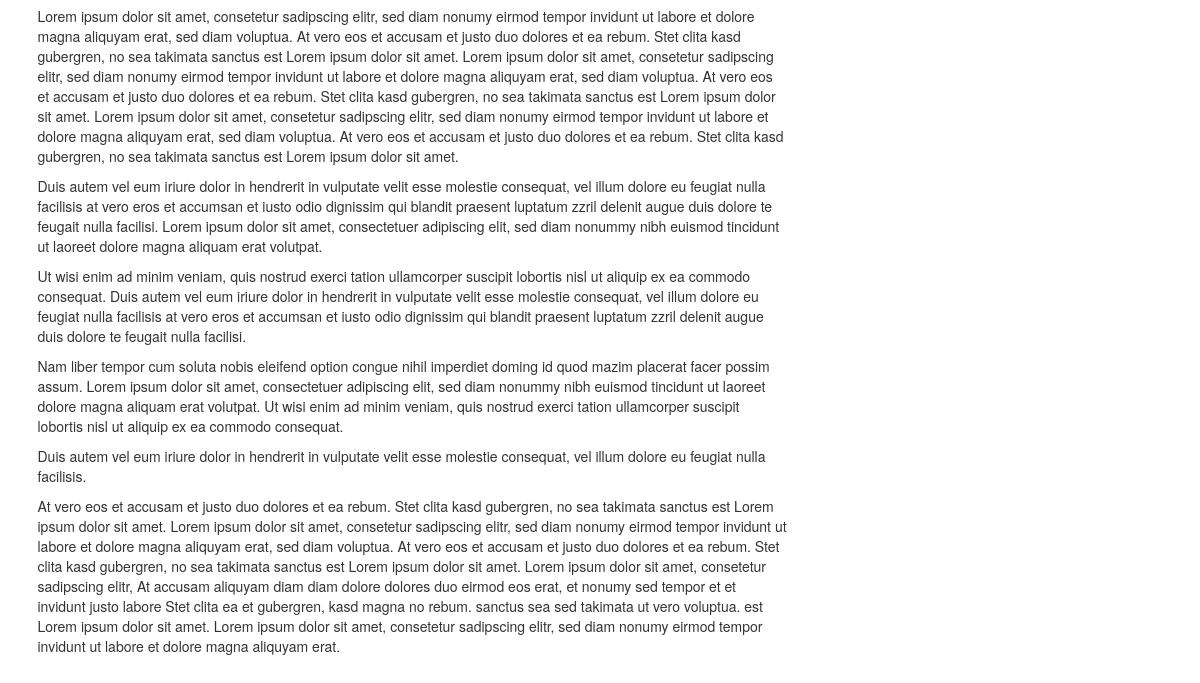
/ (lower part), run on an earlier commit of the app's database.
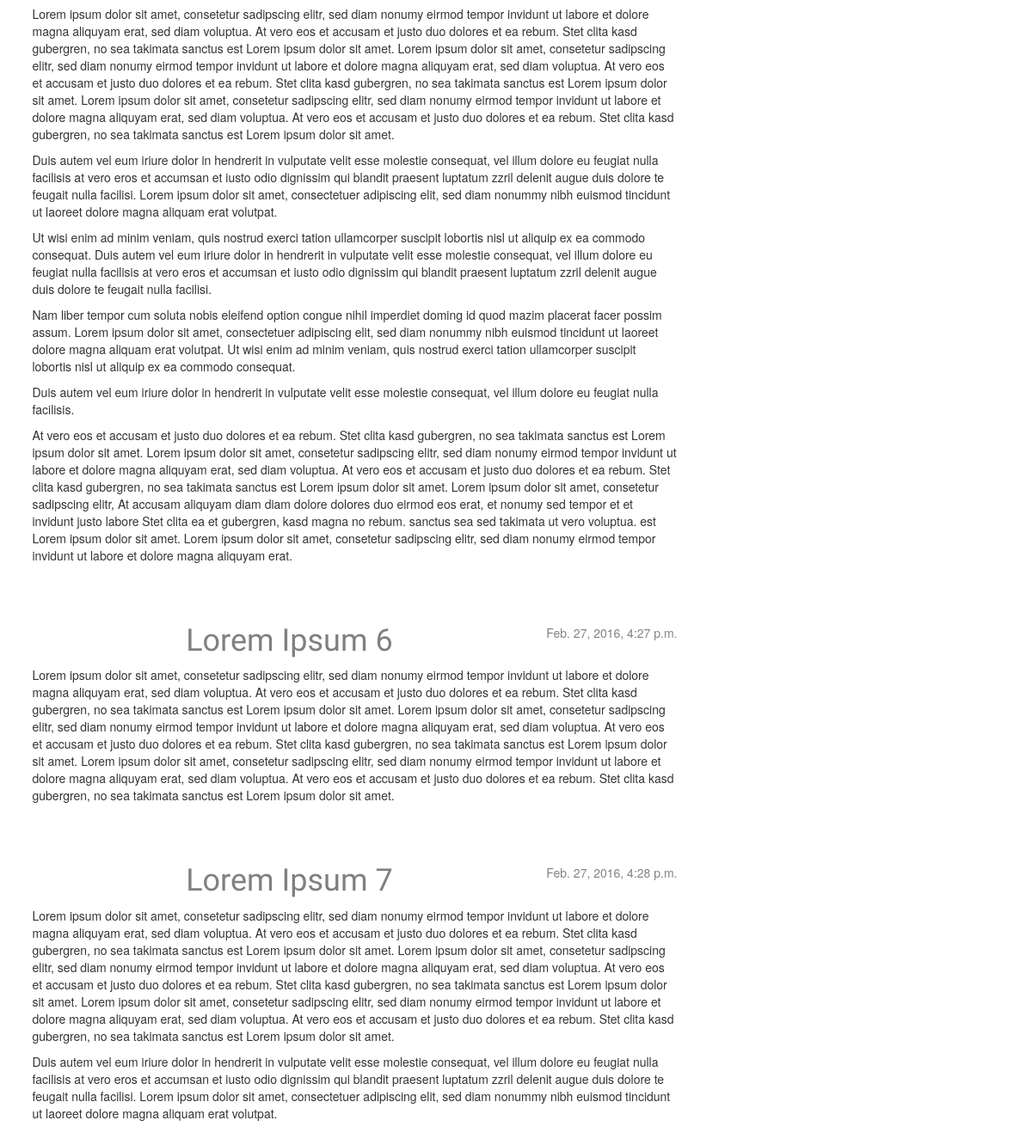
And on a later commit of the database.
### blog/models.py (models this page shows, shortened)
class Post(models.Model):
    author = models.ForeignKey('auth.User')
    title = models.CharField(max_length=200)
    text = models.TextField()
    created_date = models.DateTimeField(
            default=timezone.now)
    published_date = models.DateTimeField(
            blank=True, null=True)

### blog/views.py (the view)
# urls.py: url(r'^$', views.post_list, name='post_list.html'),
def post_list(request):
    posts=Post.objects.filter(published_date__lte=timezone.now()).order_by('published_date')
    return render(request, 'blog/post_list.html', {'posts': posts})

### blog/templates/blog/post_list.html
{% extends 'blog/base.html' %}
                {% block content %}
                    {% for post in posts %}
                        <div class="post">
                            <div class="date">
                                <p align='center'>
                                    {{ post.published_date }}
                                </p>
                            </div>
                            <h1 align='center'><a href="{% url "blog.views.post_detail" pk=post.pk %}">{{ post.title }}</a></h1>
                            <p class="letter">{{ post.text|linebreaks }}</p>
                        </div>
                    {% endfor %}
                {% endblock content %}

What changed in the data, as far as the page shows it:
added Post: published_date "Feb. 27, 2016, 4:27 p.m.", title "Lorem Ipsum 6", text "Lorem ipsum dolor sit amet, consetetur sadipscing elitr, sed diam nonumy eirmod tempor invidunt ut labore et dolore magna aliquyam erat, sed diam voluptua. At vero eos et accusam et justo duo dolores et ea rebum. Stet clita kasd gubergren, no sea takimata sanctus est Lorem ipsum dolor sit amet. Lorem ipsum dolor sit amet, consetetur sadipscing elitr, sed diam nonumy eirmod tempor invidunt ut labore et dolore magna aliquyam erat, sed diam voluptua. At vero eos et accusam et justo duo dolores et ea rebum. Stet clita kasd gubergren, no sea takimata sanctus est Lorem ipsum dolor sit amet. Lorem ipsum dolor sit amet, consetetur sadipscing elitr, sed diam nonumy eirmod tempor invidunt ut labore…"
added Post: published_date "Feb. 27, 2016, 4:28 p.m.", title "Lorem Ipsum 7", text "Lorem ipsum dolor sit amet, consetetur sadipscing elitr, sed diam nonumy eirmod tempor invidunt ut labore et dolore magna aliquyam erat, sed diam voluptua. At vero eos et accusam et justo duo dolores et ea rebum. Stet clita kasd gubergren, no sea takimata sanctus est Lorem ipsum dolor sit amet. Lorem ipsum dolor sit amet, consetetur sadipscing elitr, sed diam nonumy eirmod tempor invidunt ut labore et dolore magna aliquyam erat, sed diam voluptua. At vero eos et accusam et justo duo dolores et ea rebum. Stet clita kasd gubergren, no sea takimata sanctus est Lorem ipsum dolor sit amet. Lorem ipsum dolor sit amet, consetetur sadipscing elitr, sed diam nonumy eirmod tempor invidunt ut labore…"
